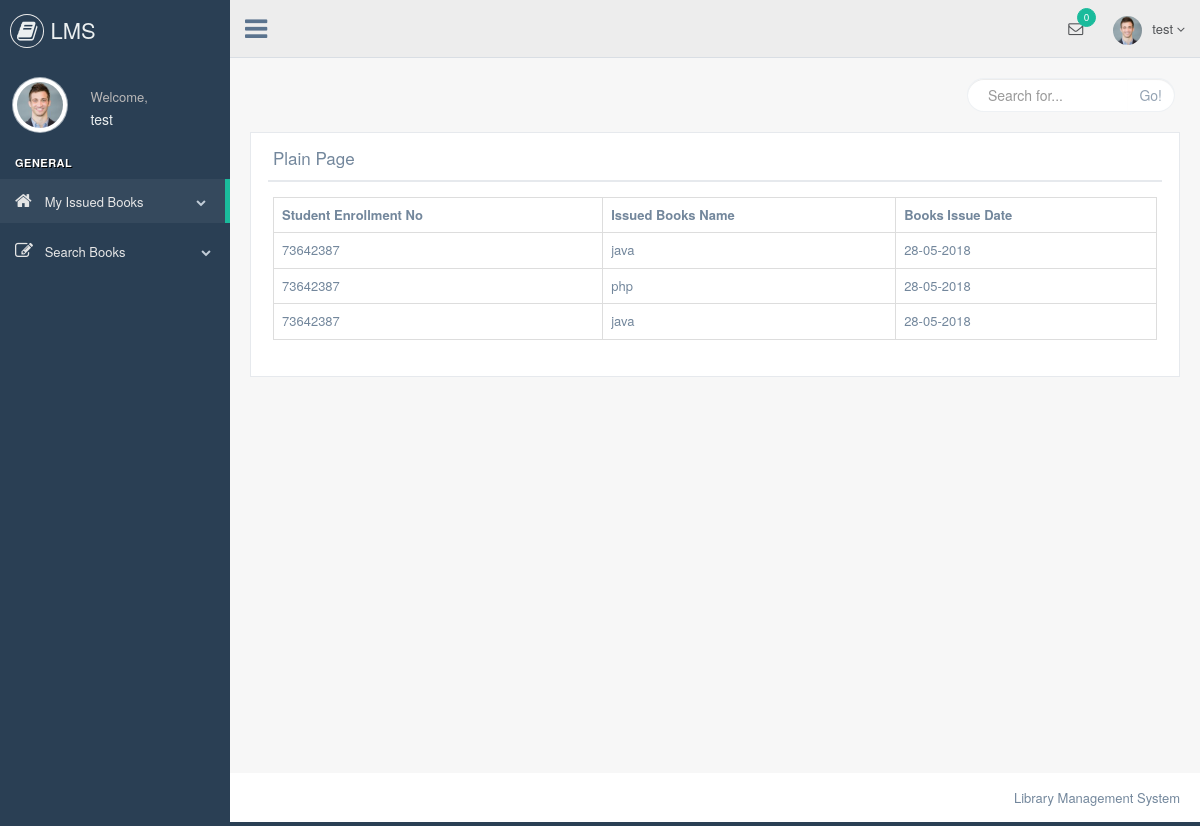
Screenshot of /student/my_issued_books.php (signed in) with the database file from the repository.
### tables this page shows
CREATE TABLE `issue_books` (
  `id` int(5) NOT NULL,
  `student_enrollment` varchar(50) NOT NULL,
  `student_name` varchar(50) NOT NULL,
  `student_sem` varchar(50) NOT NULL,
  `student_contact` varchar(50) NOT NULL,
  `student_email` varchar(50) NOT NULL,
  `books_name` varchar(50) NOT NULL,
  `books_issue_date` varchar(50) NOT NULL,
  `books_return_date` varchar(50) NOT NULL,
  `student_username` varchar(50) NOT NULL
);

### student/my_issued_books.php (the view, shortened to what this page needs)
        <?php
    include("connection.php");
    include("header.php");
?>
        <div class="right_col" role="main">
            <div class="">
                <div class="page-title">
                    <div class="title_left">
                    </div>
                    <div class="title_right">
                        <div class="col-md-5 col-sm-5 col-xs-12 form-group pull-right top_search">
                            <div class="input-group">
                                <input type="text" class="form-control" placeholder="Search for...">
                    <span class="input-group-btn">
                      <button class="btn btn-default" type="button">Go!</button>
                    </span>
                            </div>
                        </div>
                    </div>
                </div>
                <div class="clearfix"></div>
                <div class="row" style="min-height:500px">
                    <div class="col-md-12 col-sm-12 col-xs-12">
                        <div class="x_panel">
                            <div class="x_title">
                                <h2>Plain Page</h2>
                                <div class="clearfix"></div>
                            </div>
                            <div class="x_content">
<table class="table table-bordered">
    <th>
        Student Enrollment No
    </th>
    <th>
        Issued Books Name
    </th>
    <th>
        Books Issue Date
    </th>
    <?php
    $res=mysqli_query($link, "SELECT * FROM issue_books WHERE student_username='$_SESSION[username]'");
    while($row=mysqli_fetch_array($res)){
        echo "<tr>";
        echo "<td>";
        echo $row["student_enrollment"];
        echo "</td>";
        echo "<td>";
        echo $row["books_name"];
        echo "</td>";
        echo "<td>";
        echo $row["books_issue_date"];
        echo "</td>";
        echo "</tr>";
    }
    ?>
</table>
                            </div>
                        </div>
                    </div>
                </div>
            </div>
        </div>
<?php
    include("footer.php");
?>

### student/header.php (shortened to what this page needs)
<?php
include("connection.php");
$res=mysqli_query($link, "SELECT * FROM messages WHERE dusername='$_SESSION[username]' && read1='n'");
$tot=mysqli_num_rows($res);
?>
<!DOCTYPE html>
<html lang="en">
<head>
    <link href="css/bootstrap.min.css" rel="stylesheet">
    <link href="css/font-awesome.min.css" rel="stylesheet">
    <link href="css/nprogress.css" rel="stylesheet">
    <link href="css/custom.min.css" rel="stylesheet">
</head>
<body class="nav-md">
<div class="container body">
    <div class="main_container">
        <div class="col-md-3 left_col">
            <div class="left_col scroll-view">
                <div class="navbar nav_title" style="border: 0;">
                    <a href="#" class="site_title"><i class="fa fa-book"></i> <span>LMS</span></a>
                </div>
                <div class="profile clearfix">
                    <div class="profile_pic">
                        <img src="images/img.jpg" alt="..." class="img-circle profile_img">
                    </div>
                    <div class="profile_info">
                        <span>Welcome,</span>
                        <h2><?php echo $_SESSION["username"]; ?></h2>
                    </div>
                    <div class="clearfix"></div>
                </div>
                <br/>
                <div id="sidebar-menu" class="main_menu_side hidden-print main_menu">
                    <div class="menu_section">
                        <h3>General</h3>
                        <ul class="nav side-menu">
                            <li><a href="my_issued_books.php"><i class="fa fa-home"></i> My Issued Books <span class="fa fa-chevron-down"></span></a>
                            </li>
                            <li><a href="search_books.php"><i class="fa fa-edit"></i> Search Books <span class="fa fa-chevron-down"></span></a>
                            </li>
                        </ul>
                    </div>
                </div>
            </div>
        </div>
        <div class="top_nav">
            <div class="nav_menu">
                <nav>
                    <div class="nav toggle">
                        <a id="menu_toggle"><i class="fa fa-bars"></i></a>
                    </div>
                    <ul class="nav navbar-nav navbar-right">
                        <li class="">
                            <a href="javascript:;" class="user-profile dropdown-toggle" data-toggle="dropdown"
                               aria-expanded="false">
                                <img src="images/img.jpg" alt=""><?php echo $_SESSION["username"]; ?>
                                <span class=" fa fa-angle-down"></span>
                            </a>
                        </li>
                        <li role="presentation" class="dropdown">
                            <a href="message_from_librarian.php" class="dropdown-toggle info-number" data-toggle="dropdown"
                               aria-expanded="false">
                                <i class="fa fa-envelope-o"></i>
                                <span class="badge bg-green" onclick="window.location='message_from_librarian.php';"><?php echo $tot; ?></span>
                            </a>
                        </li>
                    </ul>
                </nav>
            </div>
        </div>

### student/footer.php (shortened to what this page needs)
        <footer>
            <div class="pull-right">
                Library Management System
            </div>
            <div class="clearfix"></div>
        </footer>
    </div>
</div>
</body>
</html>

### rows the page displays
issue_books: student_enrollment "73642387", books_name "java", books_issue_date "28-05-2018"
issue_books: student_enrollment "73642387", books_name "php", books_issue_date "28-05-2018"
issue_books: student_enrollment "73642387", books_name "java", books_issue_date "28-05-2018"

### other values shown
$_SESSION["username"] "test"
$tot "0"
